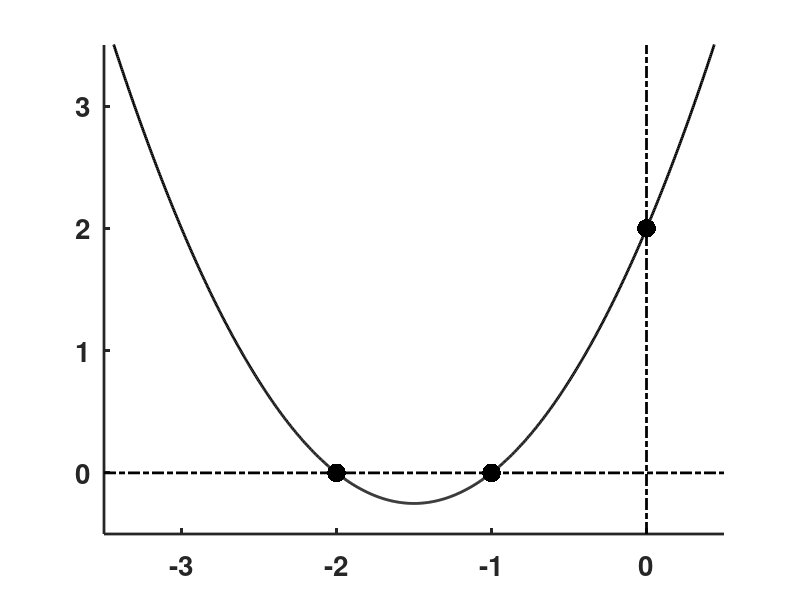

Recreate this plot in MATLAB.
clear;  figure('Position',[100 100 400 400],'Color',[1 1 1]); clf;  hold on; 

xy=[-3.5 0.5 -0.5 3.5];
xx=linspace(xy(1),xy(2),1000);  ym1=xx.^2+3*xx+2;
plot(xx,ym1,'k','LineWidth',2)
set(gca,'LineWidth',2); 
axis(xy); axis manual;
plot([xy(1) xy(2)],[0 0],'k-.','LineWidth',2);
plot([0 0],[xy(3) xy(4)],'k-.','LineWidth',2);
set(gca,'XTick',[-3 -2 -1 0],'YTick',[0 1 2 3 4],'FontSize',20,'FontWeight','bold');
scatter([-2 -1 0],[0 0 2],180,'k','filled');
